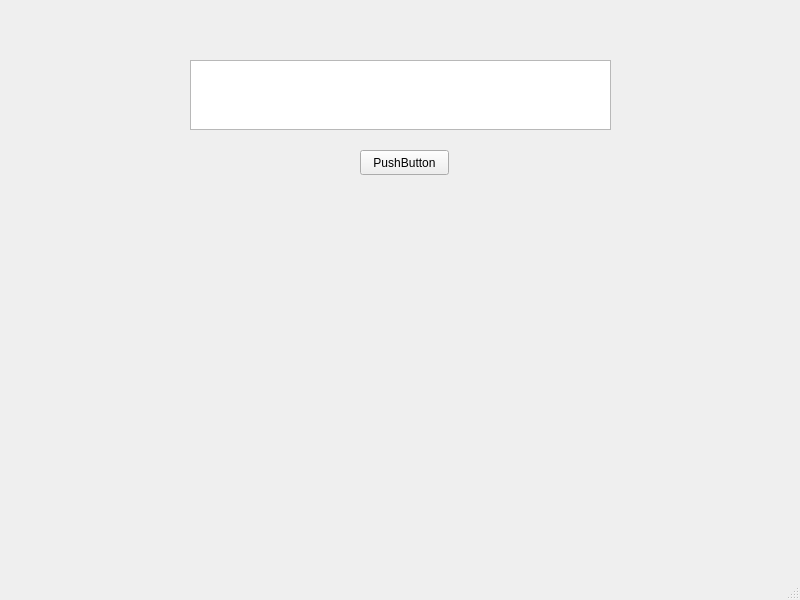
<?xml version="1.0" encoding="UTF-8"?>
<ui version="4.0">
 <class>MainWindow</class>
 <widget class="QMainWindow" name="MainWindow">
  <property name="geometry">
   <rect>
    <x>0</x>
    <y>0</y>
    <width>800</width>
    <height>600</height>
   </rect>
  </property>
  <property name="windowTitle">
   <string>MainWindow</string>
  </property>
  <widget class="QWidget" name="centralwidget">
   <widget class="QPushButton" name="pushButton">
    <property name="geometry">
     <rect>
      <x>360</x>
      <y>150</y>
      <width>89</width>
      <height>25</height>
     </rect>
    </property>
    <property name="text">
     <string>PushButton</string>
    </property>
   </widget>
   <widget class="QTextEdit" name="textEdit">
    <property name="geometry">
     <rect>
      <x>190</x>
      <y>60</y>
      <width>421</width>
      <height>70</height>
     </rect>
    </property>
   </widget>
  </widget>
  <widget class="QMenuBar" name="menubar">
   <property name="geometry">
    <rect>
     <x>0</x>
     <y>0</y>
     <width>800</width>
     <height>22</height>
    </rect>
   </property>
  </widget>
  <widget class="QStatusBar" name="statusbar"/>
 </widget>
 <resources/>
 <connections/>
</ui>
